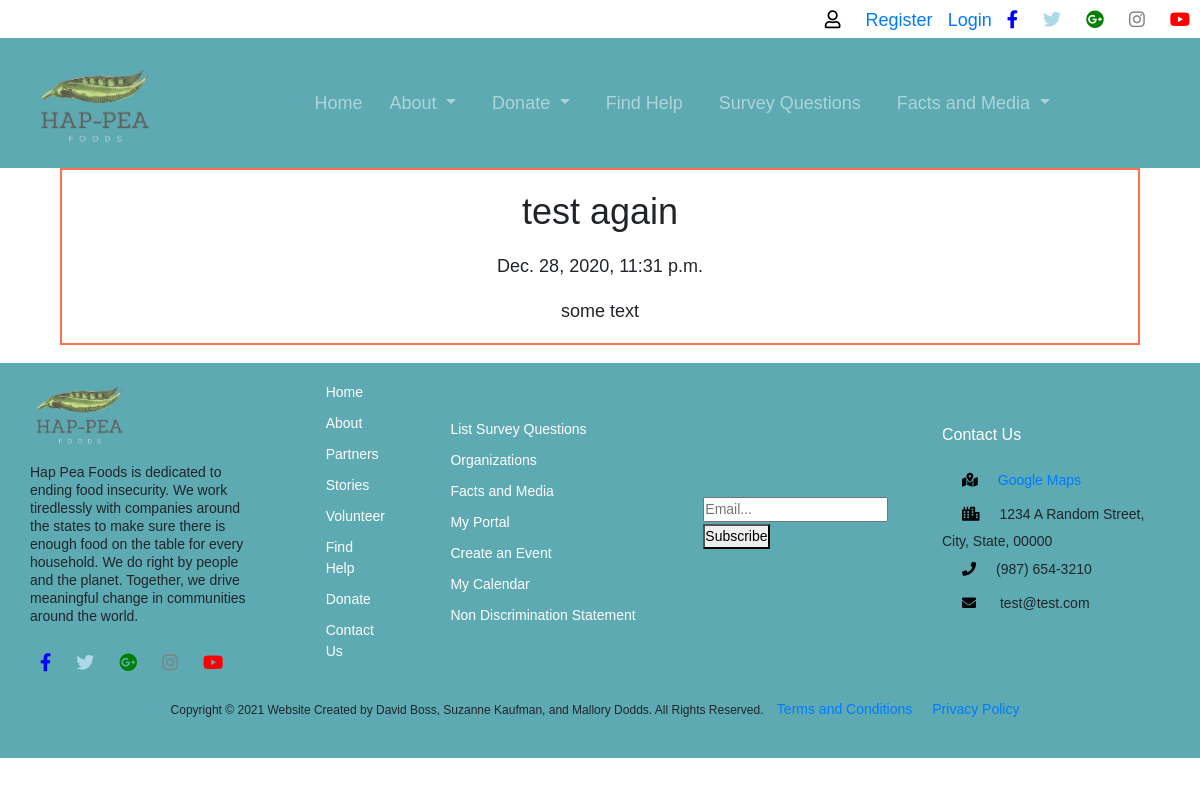
The page /stories/test-2/ on the database its author committed.
### stories/models.py (models this page shows, shortened)
class Story(models.Model):
    title = models.CharField(max_length=100)
    slug = models.SlugField()
    body = models.TextField()
    date = models.DateTimeField(auto_now_add=True)

### stories/views.py (the view)
# urls.py: url(r'^(?P<slug>[\w-]+)/$', views.story_detail, name="detail"),
def story_detail(request, slug):
    story = Story.objects.get(slug=slug)
    return render(request, 'stories/story_detail.html', {'story':story})

### stories/templates/stories/story_detail.html (shortened to what this page needs)
{% extends 'base_layout.html' %}
{% block content %}
<div class="story-detail">
  <div class= "story">
    <h1>{{story.title}}</h1>
      <p>{{story.date}}</p>
      <p>{{story.body}}</p>
    </div>
</div>
{% endblock %}

### static/css/style.css (style rules this page uses)
* { margin: 0; padding:0; outline: none; font-family: Arial, Helvetica, sans-serif; font-size: 18px; }
.wrapper_container h1 { text align: center; margin: 100px auto; font-size: 2.4em; }
.story { padding: 10px; border: 2px solid #FF704D; position: relative; padding-bottom: 40px; }
.story-detail .story { padding: 0; }
.story-detail .story h1 { text-align: center; margin: 20px auto; font-size: 2em; }
.story-detail .story p { text-align: center; }
html, body { height: 100%; margin: 0; padding: 0; }

### rows shown on the page
Story: title "test again", date "Dec. 28, 2020, 11:31 p.m.", body "some text"
